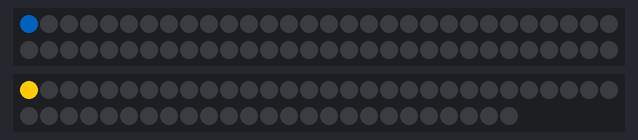
This sketch was run on a simulated Arduino Uno, built with avr-gcc and run on an emulated ATmega328P. On the bench: 60 RGB LEDs in strip order, left to right, continuing on the next row, 55 RGB LEDs in strip order, left to right, continuing on the next row. Dim RGB values are drawn brighter than linear.

Above: at 0.1 s.
At 7.7 s:
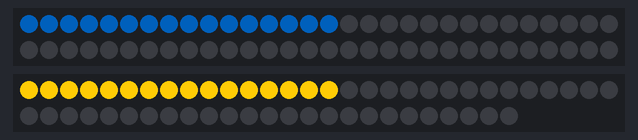
At 15.2 s:
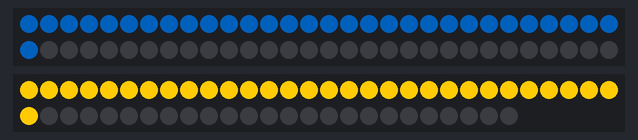
At 22.3 s:
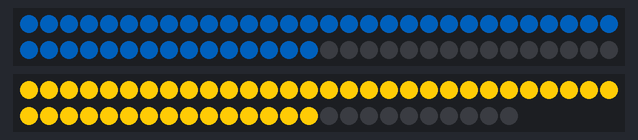
At 29.9 s:
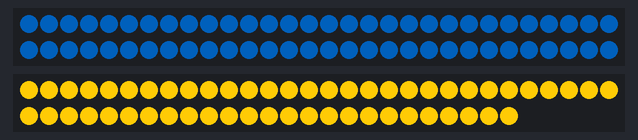

The sketch:

Half_and_Half.ino
```cpp
// NeoPixel test program showing use of the WHITE channel for RGBW
// pixels only (won't look correct on regular RGB NeoPixel strips).

#include <Adafruit_NeoPixel.h>
#ifdef __AVR__
 #include <avr/power.h> // Required for 16 MHz Adafruit Trinket
#endif

// Which pin on the Arduino is connected to the NeoPixels?
// On a Trinket or Gemma we suggest changing this to 1:
#define LED_PIN_LONG     8
#define LED_PIN_SHORT     13

// How many NeoPixels are attached to the Arduino?
#define LED_COUNT_LONG  60
#define LED_COUNT_SHORT  55

// NeoPixel brightness, 0 (min) to 255 (max)
#define BRIGHTNESS 255

// Declare our NeoPixel strip object:
Adafruit_NeoPixel strip_long(LED_COUNT_LONG, LED_PIN_LONG, NEO_GRBW + NEO_KHZ800);
Adafruit_NeoPixel strip_short(LED_COUNT_SHORT, LED_PIN_SHORT, NEO_GRBW + NEO_KHZ800);
// Argument 1 = Number of pixels in NeoPixel strip
// Argument 2 = Arduino pin number (most are valid)
// Argument 3 = Pixel type flags, add together as needed:
//   NEO_KHZ800  800 KHz bitstream (most NeoPixel products w/WS2812 LEDs)
//   NEO_KHZ400  400 KHz (classic 'v1' (not v2) FLORA pixels, WS2811 drivers)
//   NEO_GRB     Pixels are wired for GRB bitstream (most NeoPixel products)
//   NEO_RGB     Pixels are wired for RGB bitstream (v1 FLORA pixels, not v2)
//   NEO_RGBW    Pixels are wired for RGBW bitstream (NeoPixel RGBW products)

void setup() {
  // These lines are specifically to support the Adafruit Trinket 5V 16 MHz.
  // Any other board, you can remove this part (but no harm leaving it):
#if defined(__AVR_ATtiny85__) && (F_CPU == 16000000)
  clock_prescale_set(clock_div_1);
#endif
  // END of Trinket-specific code.

  strip_long.begin();           // INITIALIZE NeoPixel strip object (REQUIRED)
  strip_long.show();            // Turn OFF all pixels ASAP
  strip_short.begin();           // INITIALIZE NeoPixel strip object (REQUIRED)
  strip_short.show();            // Turn OFF all pixels ASAP
  strip_long.setBrightness(BRIGHTNESS); // Set BRIGHTNESS to about 1/5 (max = 255)
  strip_short.setBrightness(BRIGHTNESS); // Set BRIGHTNESS to about 1/5 (max = 255)


}


void loop() {
  // Fill along the length of the strip in various colors...

  //START CASEY'S CODE
  //Get next color for strips (right now it is random)
    //int red = random(0, 255);
    //int green = random(0, 255);
    //int blue = random(0, 255);
    //int white = random(0, 50);

  //blue 0, 39, 76
   uint32_t blue_short = strip_short.Color(0, 39, 76, 0);
   uint32_t blue_long = strip_long.Color(0, 39, 76, 0);

  //Maize 255, 203, 5
   uint32_t maize_short = strip_short.Color(255, 203, 5, 0);
   uint32_t maize_long = strip_long.Color(255, 203, 5, 0);

  //set all pixels on both strips to that color
  //for (int n = 0; n <= LED_COUNT_LONG; n++){
    //strip_long.setPixelColor(n, red, green, blue, white);
    //strip_long.setPixelColor(n, blue_long);

    //strip_short.setPixelColor(n, red, green, blue, white);
    //strip_short.setPixelColor(n, blue_short);

    //send the color change to the strips (push twice might help?)
    //strip_short.show();
    //strip_long.show();

    //delay(25);
  //}


    //delay(3000);

    for (int n = 0; n <= LED_COUNT_LONG; n++){

      strip_long.setPixelColor(n, blue_long);
      strip_short.setPixelColor(n, maize_short);

      strip_short.show();
      strip_long.show();

      delay(500);
  }

//delay(500);

  //delay(1000);
}
```
